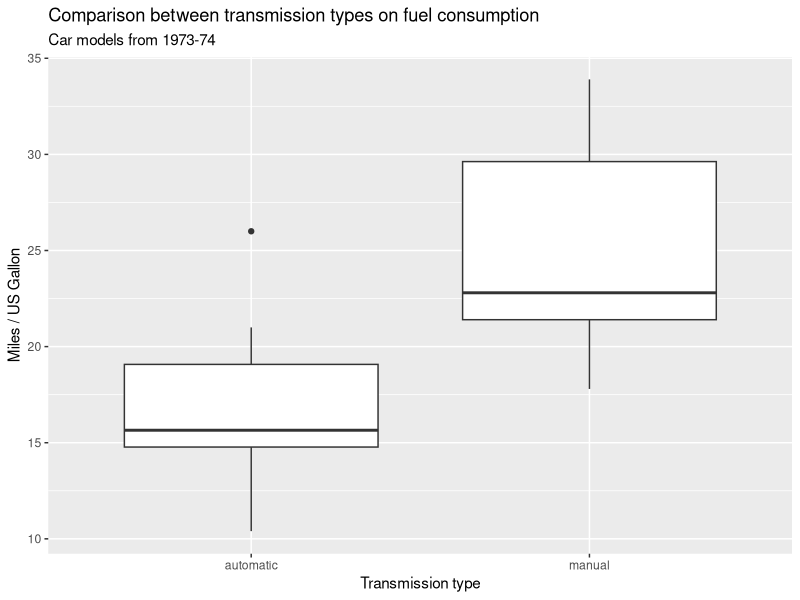
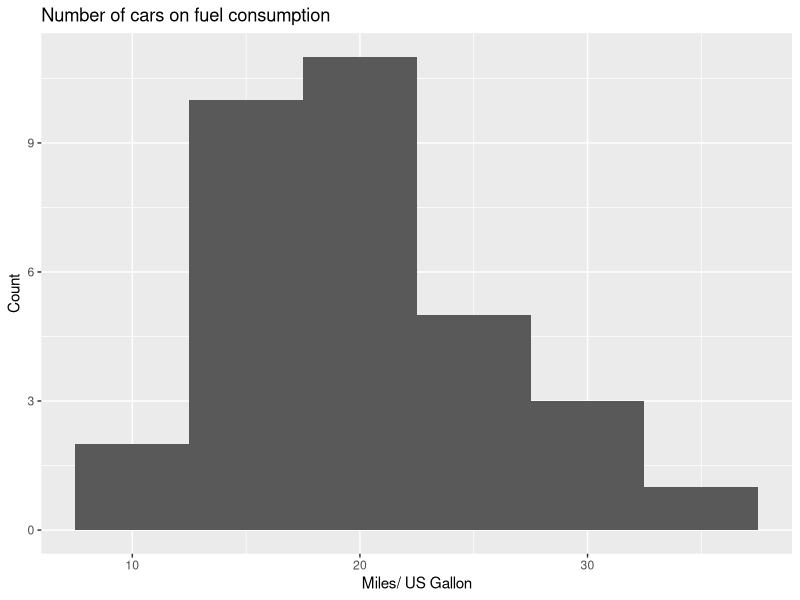
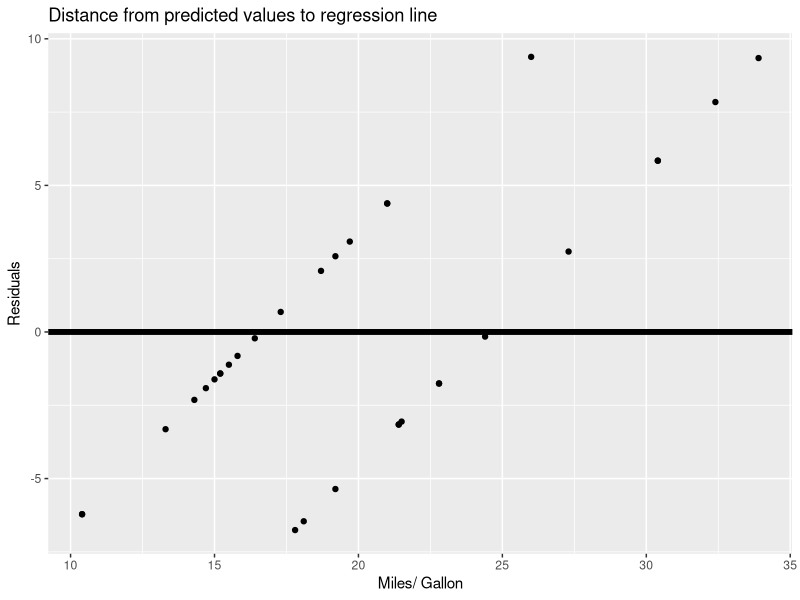
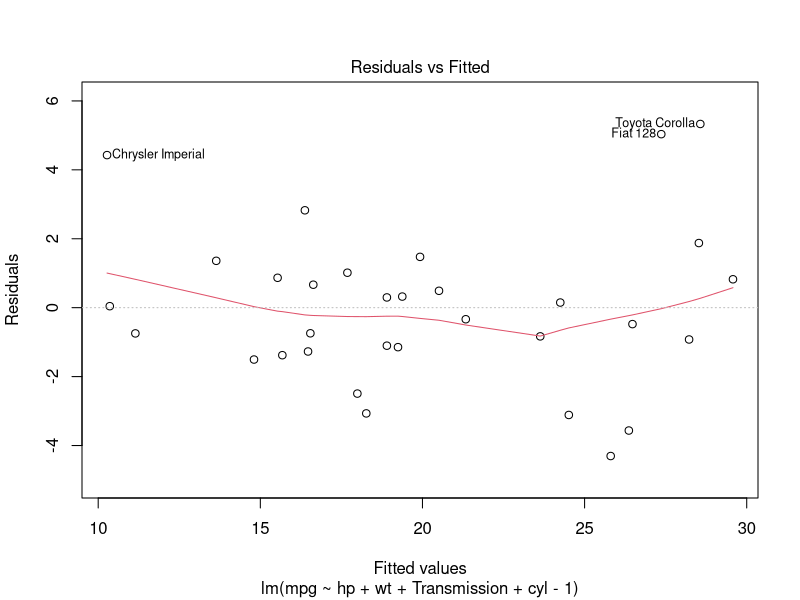
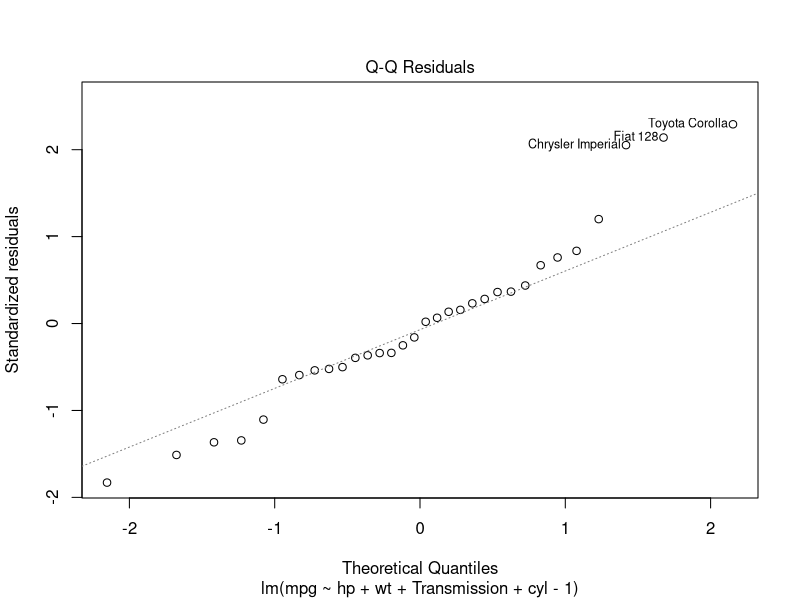
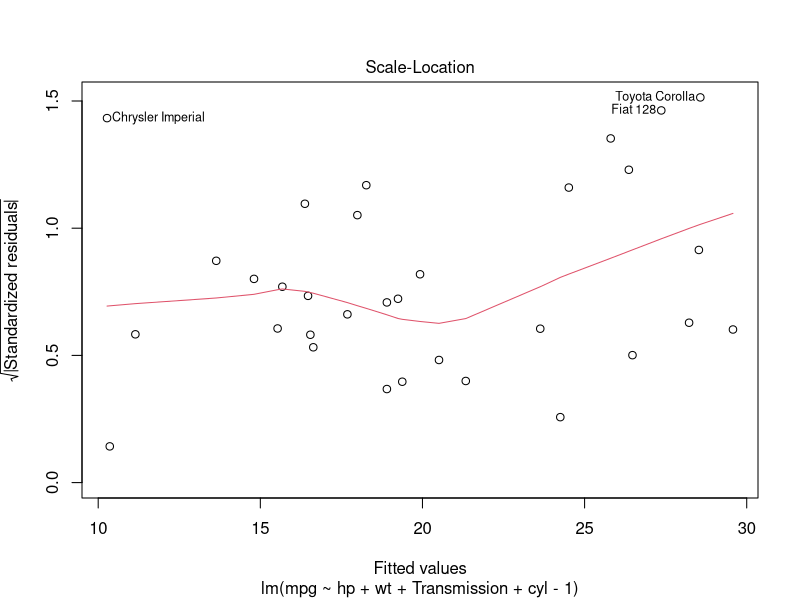
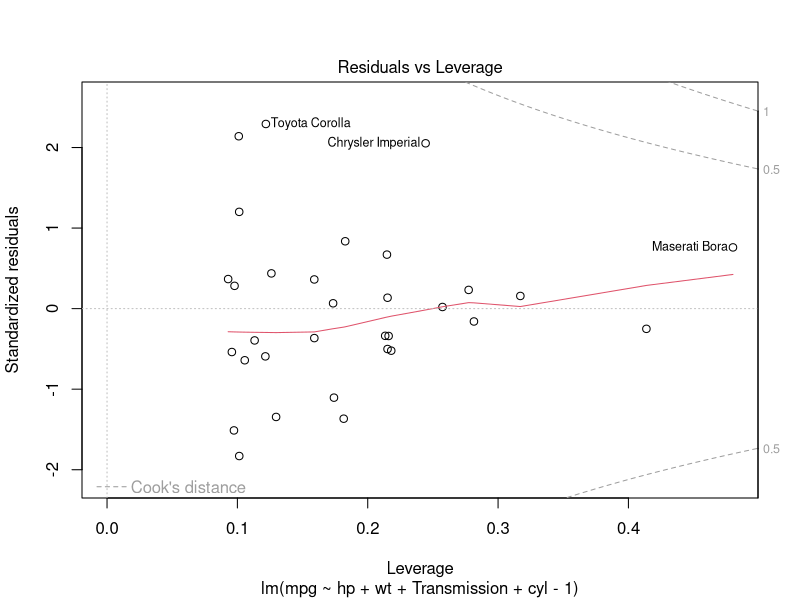

Source code (R) for these figures, in order:
## ---- chunk 1
knitr::opts_chunk$set(echo = FALSE, cache = TRUE)
## ---- chunk 2
#loading data and packages
data("mtcars")
library(ggplot2)
library(dplyr)
library(knitr)

#cleaning data, variable vs represents transmission, where 0 = automatic, 1= manual
head(mtcars)
mtcars_o <- mtcars # saving original dataset 
mtcars <- mtcars_o %>% mutate(am = factor(case_when(  # transform am to factor variable and 
  vs == 0 ~ "automatic",
  vs == 1 ~ "manual"))) %>% rename(Transmission = am)
#steps to transform several columns to factor variables
mtcars1 <- mtcars %>%  select(-c(2,8,10:11)) 
mtcars2 <- mtcars %>% select(c(2,8,10:11)) %>% mutate(across(where(is.numeric), as.factor))
mtcars <- cbind(mtcars1,mtcars2)
## ---- chunk 3
n <- nrow(mtcars)
count_vs <- count(mtcars, vars=Transmission) #number of models per transmission type
overall_mpg_m <- mean(mtcars$mpg)
group_mpg_m <- mtcars %>% group_by(Transmission) %>% summarize(mean = mean(mpg))
## ---- chunk 4
ggplot(data = mtcars, aes(x=Transmission, y = mpg)) + 
  geom_boxplot() +
  labs(x= "Transmission type", 
       y="Miles / US Gallon", 
       title = "Comparison between transmission types on fuel consumption",
       subtitle= "Car models from 1973-74")
## ---- chunk 5
model1 <- lm(mpg ~ Transmission -1, data= mtcars)   #checking whether types have any effect on outcome variable
model2 <- lm(mpg ~ Transmission, data= mtcars)  #checking the change in the mean between the two types
summary(model2)
## ---- chunk 6
sigma <- summary(model2)$sigma # checking standard error
residuals <- resid(model2)  # checking residuals for residual plot 
## ---- chunk 7
all_model <- lm(mpg ~ .-1 , data = mtcars) # putting all variables as predictors into the model
summary(all_model)  # checking result
selected <- step(all_model, trace=0) # alternative is necessary - backward selection performed
summary(selected) #checking results of final model
## ---- chunk 8
# exploring distribution of mpg
ggplot(data= mtcars, aes(x=mpg))+
  geom_histogram(binwidth = 5)+
  labs(x= "Miles/ US Gallon",
       y= "Count",
       title = "Number of cars on fuel consumption")

#plotting residual of model: mpg as outcome, transmission as predictor 
ggplot(data.frame(mpg = mtcars$mpg, residuals = residuals), aes(x= mpg, y = residuals))+
    geom_point()+
  geom_hline(yintercept= 0, size =2)+
  labs(x= "Miles/ Gallon",
       y= "Residuals",
       title = "Distance from predicted values to regression line")

# plotting residuals and diagnostics
plot(selected)

